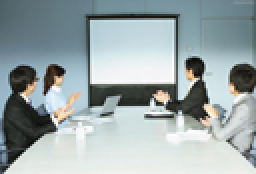
#> input picture q_web/q_www/docroot/images/datameeting.jpg, 128 x 87 px (shown 2 times larger)
$ python image.py docroot/images/datameeting.jpg   (older library calls are emulated)
#> lines starting #> are read from the running program, lines starting #| are printed output that depends on the picture
import	os
import	sys
import	Image

def process(ImageName):
#> called with ImageName = 'docroot/images/datameeting.jpg'
	(Root,Ext)   = os.path.splitext(ImageName)
	IM = Image.open(ImageName)
#> IM is the input picture: PIL image 128x87 RGB; mean R, G, B 155.2, 167.4, 168.9
	OriginalSize = IM.size
#> OriginalSize = (128, 87)
	(SmallPicSize,BigPicSize) = calc_zoom_size(OriginalSize,100,500)
	SmallPic = IM.resize(SmallPicSize)
	BigPic   = IM.resize(BigPicSize,Image.ANTIALIAS)
	SmallPic.save(Root + 'S' + Ext)
	BigPic.save(Root + 'B' + Ext,quality = 95)
	sys.stdout.write('ok')
	return

def calc_zoom_size(OriginalSize,Small,Big):
#> called with OriginalSize = (128, 87), Small = 100, Big = 500
	(Width,Heigth) = OriginalSize
#> Width = 128; Heigth = 87
	(SmallRatio,BigRatio) = calc_zoom_ratio(OriginalSize,Small,Big)
#> SmallRatio = 0.781; BigRatio = 1
	SmallPicSize = (int(Width * SmallRatio),int(Heigth * SmallRatio))
#> SmallPicSize = (100, 67)
	BigPicSize   = (int(Width * BigRatio),int(Heigth * BigRatio))
#> BigPicSize = (128, 87)
	return (SmallPicSize,BigPicSize)

def calc_zoom_ratio(OriginalSize,Small,Big):
	Max = max(OriginalSize)
	if (Max <= Small):
		return (1,1)
	elif ((Max > Small) and (Max <= Big)):
		return (Small*1.0/Max,1)
	else:
		return (Small*1.0/Max,Big*1.0/Max)

if __name__ == "__main__":
	process(sys.argv[1])
#> in process, `SmallPic = IM.resize(SmallPicSize)`:
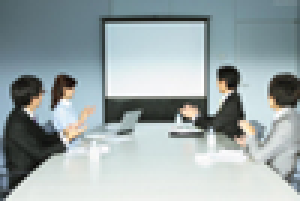
#> SmallPic: PIL image 100x67 RGB (shown 3 times larger); mean R, G, B 155.2, 167.4, 168.9

$ run again, on q_web/q_www/docroot/images/active.png
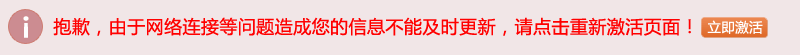
#> input picture q_web/q_www/docroot/images/active.png, 800 x 55 px
#> in process, IM is the input picture: PIL image 800x55 RGB; mean R, G, B 241.5, 203.5, 203.1
#> in process, `BigPic   = IM.resize(BigPicSize,Image.ANTIALIAS)`:
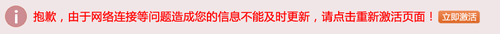
#> BigPic: PIL image 500x34 RGB; mean R, G, B 241.5, 203.6, 203.1
